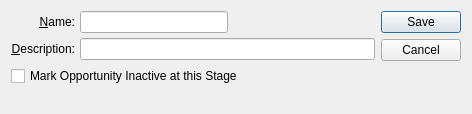
<?xml version="1.0" encoding="UTF-8"?>
<ui version="4.0">
 <comment>This file is part of the xTuple ERP: PostBooks Edition, a free and
open source Enterprise Resource Planning software suite,
Copyright (c) 1999-2019 by OpenMFG LLC, d/b/a xTuple.
It is licensed to you under the Common Public Attribution License
version 1.0, the full text of which (including xTuple-specific Exhibits)
is available at www.xtuple.com/CPAL.  By using this software, you agree
to be bound by its terms.</comment>
 <class>opportunityStage</class>
 <widget class="QDialog" name="opportunityStage">
  <property name="geometry">
   <rect>
    <x>0</x>
    <y>0</y>
    <width>472</width>
    <height>114</height>
   </rect>
  </property>
  <property name="windowTitle">
   <string>Opportunity Stage</string>
  </property>
  <layout class="QGridLayout" name="gridLayout">
   <item row="0" column="0">
    <layout class="QVBoxLayout" name="verticalLayout">
     <item>
      <layout class="QHBoxLayout">
       <property name="spacing">
        <number>5</number>
       </property>
       <item>
        <layout class="QVBoxLayout">
         <property name="spacing">
          <number>5</number>
         </property>
         <item>
          <widget class="QLabel" name="_nameLit">
           <property name="text">
            <string>&amp;Name:</string>
           </property>
           <property name="alignment">
            <set>Qt::AlignRight|Qt::AlignTrailing|Qt::AlignVCenter</set>
           </property>
           <property name="buddy">
            <cstring>_name</cstring>
           </property>
          </widget>
         </item>
         <item>
          <widget class="QLabel" name="_descriptionLit">
           <property name="text">
            <string>&amp;Description:</string>
           </property>
           <property name="alignment">
            <set>Qt::AlignRight|Qt::AlignTrailing|Qt::AlignVCenter</set>
           </property>
           <property name="buddy">
            <cstring>_description</cstring>
           </property>
          </widget>
         </item>
        </layout>
       </item>
       <item>
        <layout class="QVBoxLayout">
         <property name="spacing">
          <number>5</number>
         </property>
         <item>
          <layout class="QHBoxLayout">
           <property name="spacing">
            <number>0</number>
           </property>
           <item>
            <widget class="XLineEdit" name="_name"/>
           </item>
           <item>
            <spacer>
             <property name="orientation">
              <enum>Qt::Horizontal</enum>
             </property>
             <property name="sizeType">
              <enum>QSizePolicy::Expanding</enum>
             </property>
             <property name="sizeHint" stdset="0">
              <size>
               <width>20</width>
               <height>20</height>
              </size>
             </property>
            </spacer>
           </item>
          </layout>
         </item>
         <item>
          <widget class="XLineEdit" name="_description"/>
         </item>
        </layout>
       </item>
      </layout>
     </item>
     <item>
      <widget class="XCheckBox" name="_opInactive">
       <property name="text">
        <string>Mark Opportunity Inactive at this Stage</string>
       </property>
       <property name="forgetful">
        <bool>true</bool>
       </property>
      </widget>
     </item>
     <item>
      <spacer>
       <property name="orientation">
        <enum>Qt::Vertical</enum>
       </property>
       <property name="sizeType">
        <enum>QSizePolicy::Expanding</enum>
       </property>
       <property name="sizeHint" stdset="0">
        <size>
         <width>40</width>
         <height>0</height>
        </size>
       </property>
      </spacer>
     </item>
    </layout>
   </item>
   <item row="0" column="1">
    <widget class="QDialogButtonBox" name="_buttonBox">
     <property name="orientation">
      <enum>Qt::Vertical</enum>
     </property>
     <property name="standardButtons">
      <set>QDialogButtonBox::Cancel|QDialogButtonBox::Save</set>
     </property>
    </widget>
   </item>
  </layout>
 </widget>
 <layoutdefault spacing="6" margin="11"/>
 <pixmapfunction>qPixmapFromMimeStage</pixmapfunction>
 <customwidgets>
  <customwidget>
   <class>XCheckBox</class>
   <extends>QCheckBox</extends>
   <header>xcheckbox.h</header>
  </customwidget>
  <customwidget>
   <class>XLineEdit</class>
   <extends>QLineEdit</extends>
   <header>xlineedit.h</header>
   <container>1</container>
  </customwidget>
 </customwidgets>
 <tabstops>
  <tabstop>_name</tabstop>
  <tabstop>_description</tabstop>
 </tabstops>
 <resources/>
 <connections/>
</ui>
